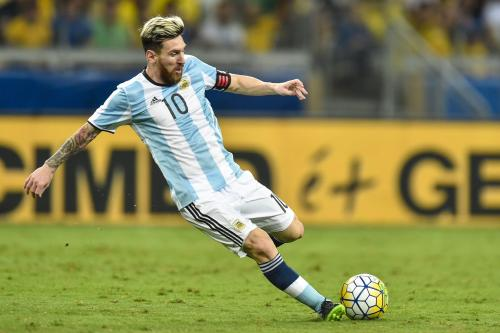
#> input picture Opencv_study/images/meixi.jpg, 500 x 333 px
$ python demo15_3.py
#> lines starting #> are read from the running program, lines starting #| are printed output that depends on the picture; after the words box and inside, x2 and y2 are one past the last pixel; in counts of white or black regions, pixels touching at a corner belong together
# -*- coding:utf8 -*-
"""
Created on 2019/7/11 15:55

@author: WMaker
"""
'''
Otsu’s 二值化
在第一部分中我们提到过 retVal，当我们使用 Otsu 二值化时会用到它。
那么它到底是什么呢？
在使用全局阈值时，我们就是随便给了一个数来做阈值，那我们怎么知道
我们选取的这个数的好坏呢？答案就是不停的尝试。如果是一副双峰图像（简
单来说双峰图像是指图像直方图中存在两个峰）呢？我们岂不是应该在两个峰
之间的峰谷选一个值作为阈值？这就是 Otsu 二值化要做的。简单来说就是对
一副双峰图像自动根据其直方图计算出一个阈值。（对于非双峰图像，这种方法
得到的结果可能会不理想）。
这里用到到的函数还是 cv2.threshold()，但是需要多传入一个参数
（flag）：cv2.THRESH_OTSU。这时要把阈值设为 0。然后算法会找到最
优阈值，这个最优阈值就是返回值 retVal。如果不使用 Otsu 二值化，返回的
retVal 值与设定的阈值相等。
下面的例子中，输入图像是一副带有噪声的图像。第一种方法，我们设
127 为全局阈值。第二种方法，我们直接使用 Otsu 二值化。第三种方法，我
们首先使用一个 5x5 的高斯核除去噪音，然后再使用 Otsu 二值化。看看噪音
去除对结果的影响有多大吧。

'''
import cv2
from PIL import Image
import numpy as np
import matplotlib.pyplot as plt

img = cv2.imread('../images/meixi.jpg',0)
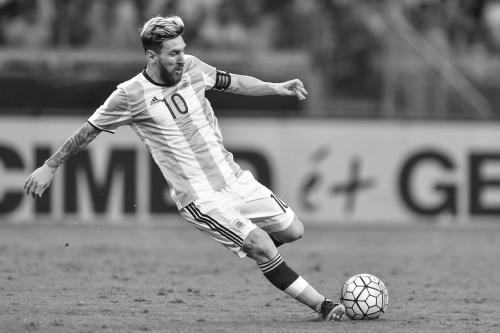
#> img: shape (333, 500); min 0, max 255, mean 127.4

# global thresholding
ret1,th1 = cv2.threshold(img,127,255,cv2.THRESH_BINARY)
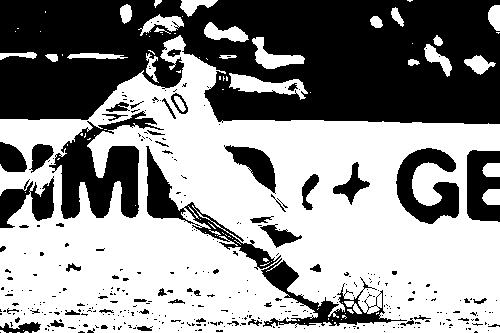
#> th1: shape (333, 500); 56.7% white; 364 black regions (310 under 20 px), largest, box (x1, y1, x2, y2) and area: (0, 0, 500, 124) 49818, (49, 111, 164, 219) 5167, (146, 146, 407, 328) 4780
# Otsu's thresholding
ret2,th2 = cv2.threshold(img,0,255,cv2.THRESH_BINARY+cv2.THRESH_OTSU)
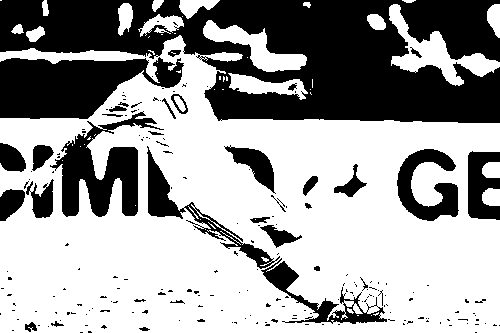
#> th2: shape (333, 500); 62.2% white; 205 black regions (169 under 20 px), largest, box (x1, y1, x2, y2) and area: (0, 0, 500, 123) 37264, (0, 57, 184, 119) 7577, (50, 111, 164, 217) 4714
#> ret2 = 117

# Otsu's thresholding after Gaussian filtering
#（5,5）为高斯核的大小，0 为标准差
blur = cv2.GaussianBlur(img,(5,5),0) # 阈值一定要设为 0！
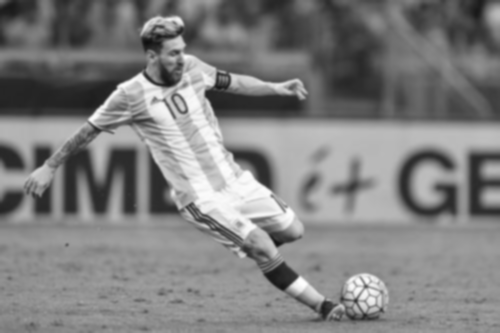
#> blur: shape (333, 500); min 14, max 254, mean 127.4
ret3,th3 = cv2.threshold(blur,0,255,cv2.THRESH_BINARY+cv2.THRESH_OTSU)
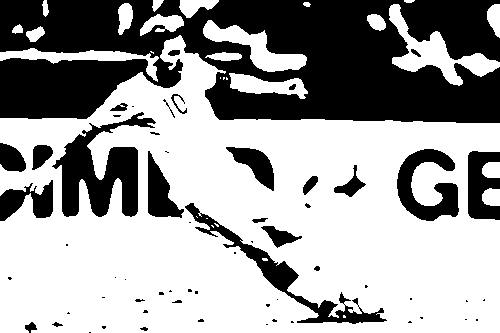
#> th3: shape (333, 500); 62.5% white; 61 black regions (35 under 20 px), largest, box (x1, y1, x2, y2) and area: (0, 0, 500, 123) 44900, (52, 112, 156, 217) 4730, (185, 203, 387, 324) 2912
#> ret3 = 117
# plot all the images and their histograms
images = [img, 0, th1,
img, 0, th2,
blur, 0, th3]
titles = ['Original Noisy Image','Histogram','Global Thresholding (v=127)',
'Original Noisy Image','Histogram',"Otsu's Thresholding",
'Gaussian filtered Image','Histogram',"Otsu's Thresholding"]
# 这里使用了 pyplot 中画直方图的方法，plt.hist, 要注意的是它的参数是一维数组
# 所以这里使用了（numpy）ravel 方法，将多维数组转换成一维，也可以使用 flatten 方法
#ndarray.flat 1-D iterator over an array.
#ndarray.flatten 1-D array copy of the elements of an array in row-major order.
for i in range(3):
    plt.subplot(3,3,i*3+1),plt.imshow(images[i*3],'gray')
    plt.title(titles[i*3]), plt.xticks([]), plt.yticks([])

    plt.subplot(3,3,i*3+2),plt.hist(images[i*3].ravel(),256)
    plt.title(titles[i*3+1]), plt.xticks([]), plt.yticks([])

    plt.subplot(3,3,i*3+3),plt.imshow(images[i*3+2],'gray')
    plt.title(titles[i*3+2]), plt.xticks([]), plt.yticks([])

plt.show()
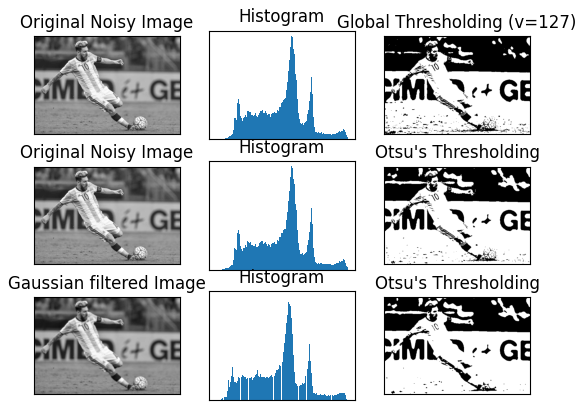
#> figure drawn by matplotlib, 9 panels

$ run again, with Opencv_study/images/apple.jpg copied over Opencv_study/images/meixi.jpg
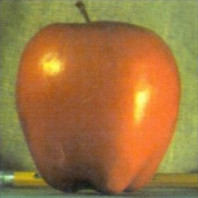
#> input picture Opencv_study/images/apple.jpg, 198 x 198 px
#> `ret1,th1 = cv2.threshold(img,127,255,cv2.THRESH_BINARY)`:
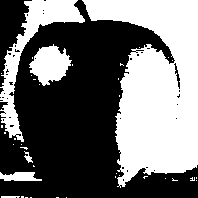
#> th1: shape (198, 198); 44% white; 39 white regions (33 under 20 px), largest, box (x1, y1, x2, y2) and area: (82, 0, 198, 188) 13002, (0, 0, 85, 142) 2680, (29, 44, 72, 86) 1107, (0, 172, 42, 181) 281, (24, 151, 33, 163) 48, (1, 196, 20, 198) 36
#> th2: shape (198, 198); 47.4% white; 40 white regions (32 under 20 px), largest, box (x1, y1, x2, y2) and area: (82, 0, 198, 188) 13585, (0, 0, 85, 150) 3044, (28, 43, 74, 88) 1320
#> ret2 = 124
#> `ret3,th3 = cv2.threshold(blur,0,255,cv2.THRESH_BINARY+cv2.THRESH_OTSU)`:
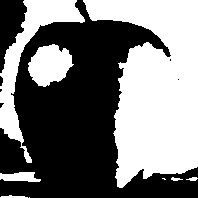
#> th3: shape (198, 198); 47.3% white; 9 white regions (2 under 20 px), largest, box (x1, y1, x2, y2) and area: (83, 0, 198, 188) 13649, (0, 0, 85, 163) 3138, (28, 44, 74, 87) 1336
